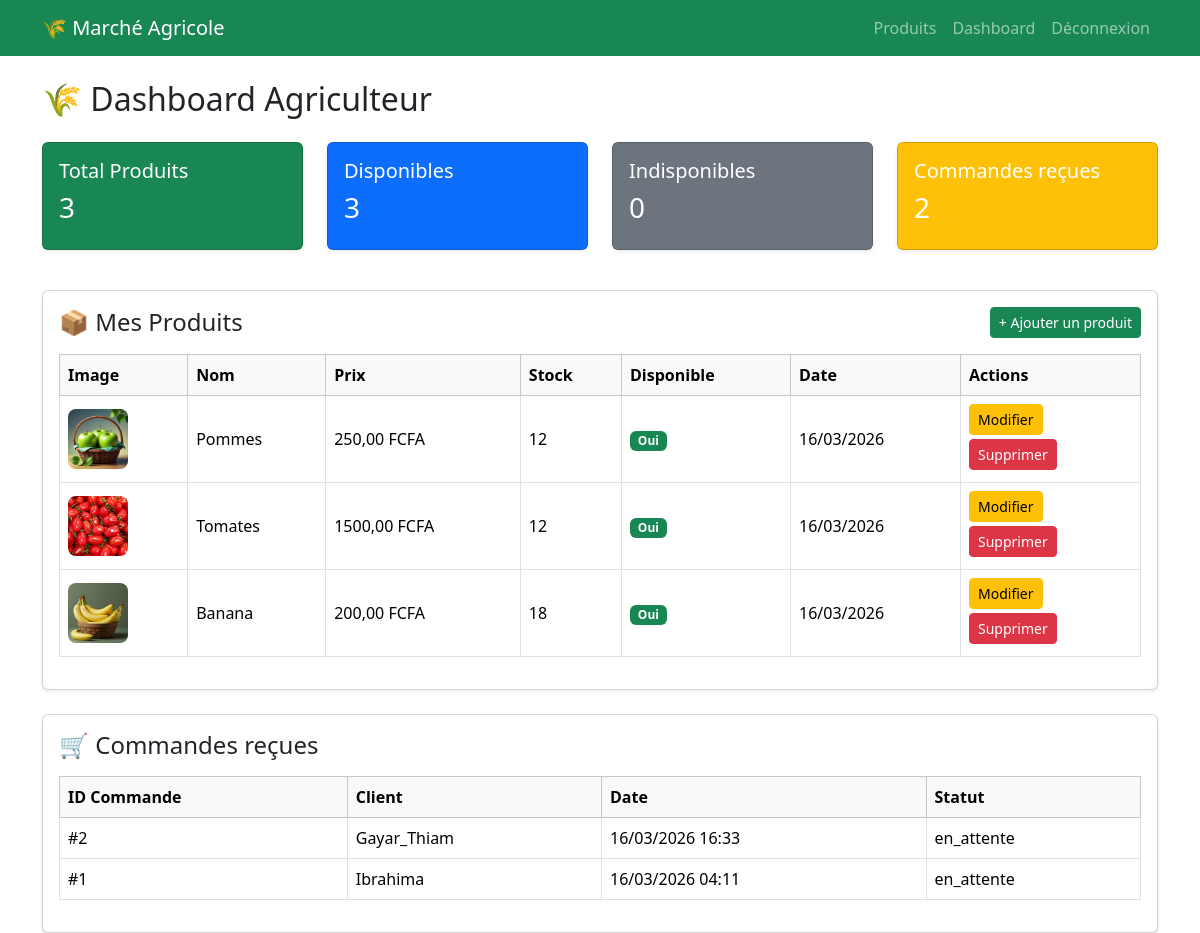
/produits/dashboard/ (signed in), run on an earlier commit of the app's database.
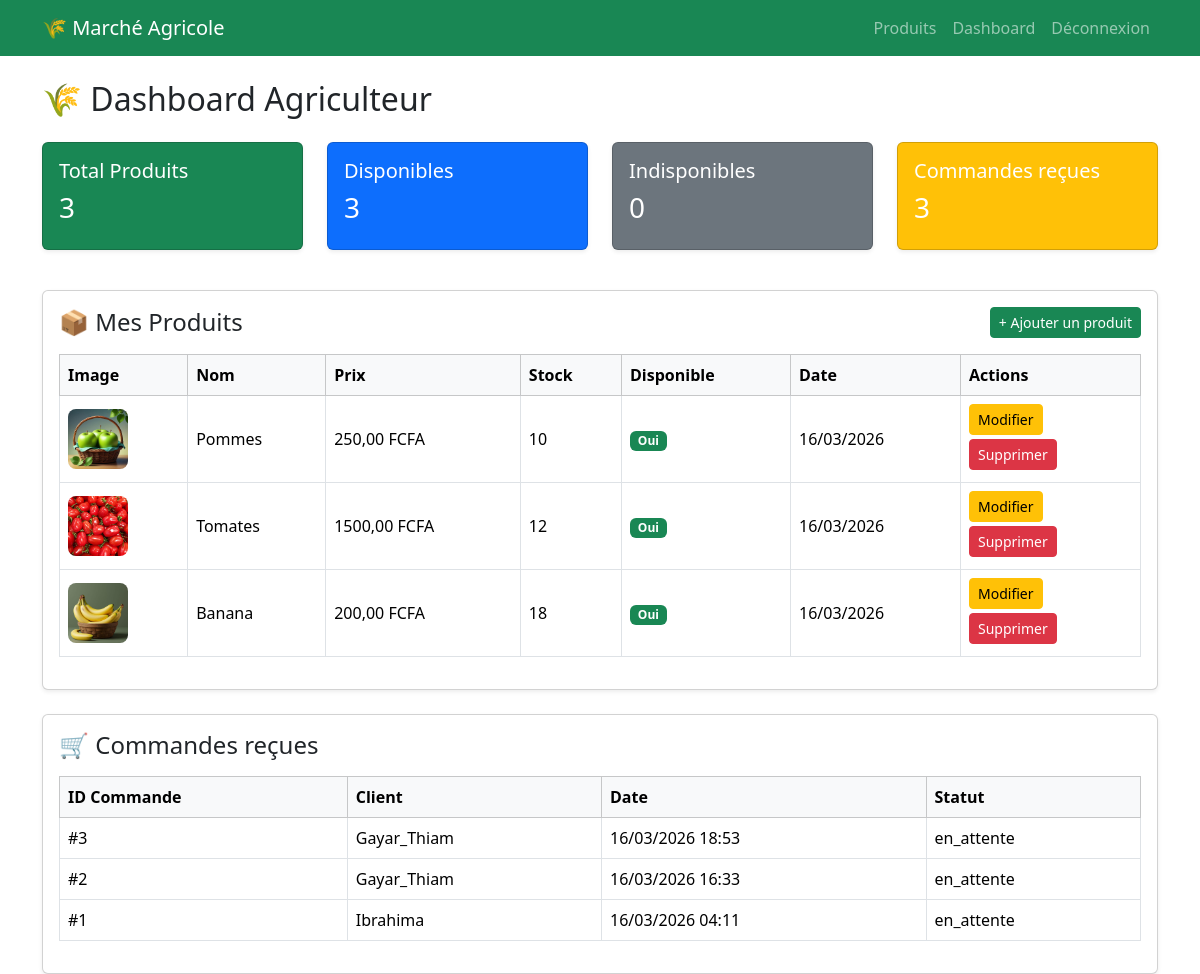
And on a later commit of the database.
### produits/models.py (models this page shows, shortened)
class Produit(models.Model):
    agriculteur = models.ForeignKey(
        settings.AUTH_USER_MODEL,
        on_delete=models.CASCADE,
        related_name='produits'
    )
    nom = models.CharField(max_length=200)
    description = models.TextField()
    prix = models.DecimalField(max_digits=10, decimal_places=2)
    quantite_stock = models.PositiveIntegerField(default=0)
    image = models.ImageField(upload_to='produits/', blank=True, null=True)
    disponible = models.BooleanField(default=True)
    date_creation = models.DateTimeField(auto_now_add=True)

### commandes/models.py (models this page shows, shortened)
class Commande(models.Model):
    STATUT_CHOICES = (
        ('en_attente', 'En attente'),
        ('confirmee', 'Confirmée'),
        ('expediee', 'Expédiée'),
        ('livree', 'Livrée'),
        ('annulee', 'Annulée'),
    )
    MODE_PAIEMENT_CHOICES = (
        ('wave', 'Wave'),
        ('orange_money', 'Orange Money'),
        ('cash_on_delivery', 'Paiement à la livraison'),
    )
    STATUT_PAIEMENT_CHOICES = (
        ('en_attente', 'En attente'),
        ('paye', 'Payé'),
        ('echoue', 'Échoué'),
    )
    client = models.ForeignKey(
        settings.AUTH_USER_MODEL,
        on_delete=models.CASCADE,
        related_name='commandes'
    )
    date_commande = models.DateTimeField(default=timezone.now)
    statut = models.CharField(max_length=20, choices=STATUT_CHOICES, default='en_attente')
    total = models.DecimalField(max_digits=12, decimal_places=2, default=0)
    mode_paiement = models.CharField(
        max_length=30,
        choices=MODE_PAIEMENT_CHOICES,
        default='cash_on_delivery'
    )
    statut_paiement = models.CharField(
        max_length=20,
        choices=STATUT_PAIEMENT_CHOICES,
        default='en_attente'
    )
    reference_paiement = models.CharField(max_length=100, blank=True, null=True)
    class Meta:
        ordering = ['-date_commande']
        verbose_name = "Commande"
        verbose_name_plural = "Commandes"

### utilisateurs/models.py (models this page shows, shortened)
class Utilisateur(AbstractUser):
    TYPE_CHOICES = (
        ('agriculteur', 'Agriculteur'),
        ('client', 'Client'),
    )
    type_utilisateur = models.CharField(
        max_length=20,
        choices=TYPE_CHOICES,
        default='client'
    )
    telephone = models.CharField(max_length=20, blank=True, null=True)
    def est_agriculteur(self):
        return self.type_utilisateur == 'agriculteur'

### produits/views.py (the view)
# urls.py: path('dashboard/', views.dashboard_agriculteur, name='dashboard_agriculteur'),
@login_required
def dashboard_agriculteur(request):
    if not request.user.est_agriculteur():
        messages.error(request, "Accès refusé. Cette page est réservée aux agriculteurs.")
        return redirect('accueil')
    produits = Produit.objects.filter(agriculteur=request.user)
    commandes_recues = Commande.objects.filter(
        items__produit__agriculteur=request.user
    ).distinct().order_by('-date_commande')
    context = {
        'produits': produits,
        'total_produits': produits.count(),
        'produits_disponibles': produits.filter(disponible=True).count(),
        'produits_indisponibles': produits.filter(disponible=False).count(),
        'commandes_recues': commandes_recues,
        'total_commandes': commandes_recues.count(),
    }
    return render(request, 'produits/dashboard_agriculteur.html', context)

### templates/produits/dashboard_agriculteur.html (shortened to what this page needs)
{% extends 'base.html' %}
{% block content %}
<div class="container mt-4">
    <h2 class="mb-4">🌾 Dashboard Agriculteur</h2>
    <div class="row mb-4">
        <div class="col-md-3 mb-3">
            <div class="card text-white bg-success shadow-sm">
                <div class="card-body">
                    <h5 class="card-title">Total Produits</h5>
                    <h3>{{ total_produits }}</h3>
                </div>
            </div>
        </div>
        <div class="col-md-3 mb-3">
            <div class="card text-white bg-primary shadow-sm">
                <div class="card-body">
                    <h5 class="card-title">Disponibles</h5>
                    <h3>{{ produits_disponibles }}</h3>
                </div>
            </div>
        </div>
        <div class="col-md-3 mb-3">
            <div class="card text-white bg-secondary shadow-sm">
                <div class="card-body">
                    <h5 class="card-title">Indisponibles</h5>
                    <h3>{{ produits_indisponibles }}</h3>
                </div>
            </div>
        </div>
        <div class="col-md-3 mb-3">
            <div class="card text-white bg-warning shadow-sm">
                <div class="card-body">
                    <h5 class="card-title">Commandes reçues</h5>
                    <h3>{{ total_commandes }}</h3>
                </div>
            </div>
        </div>
    </div>
    <div class="card shadow-sm mb-4">
        <div class="card-body">
            <div class="d-flex justify-content-between align-items-center mb-3">
                <h4 class="mb-0">📦 Mes Produits</h4>
                <a href="{% url 'ajouter_produit' %}" class="btn btn-success btn-sm">
                    + Ajouter un produit
                </a>
            </div>
            {% if produits %}
            <div class="table-responsive">
                <table class="table table-bordered table-hover align-middle">
                    <thead class="table-light">
                        <tr>
                            <th>Image</th>
                            <th>Nom</th>
                            <th>Prix</th>
                            <th>Stock</th>
                            <th>Disponible</th>
                            <th>Date</th>
                            <th style="width: 180px;">Actions</th>
                        </tr>
                    </thead>
                    <tbody>
                        {% for produit in produits %}
                        <tr>
                            <td>
                                {% if produit.image %}
                                    <img src="{{ produit.image.url }}" alt="{{ produit.nom }}" width="60" height="60" style="object-fit: cover; border-radius: 8px;">
                                {% else %}
                                    <span class="text-muted">Aucune image</span>
                                {% endif %}
                            </td>
                            <td>{{ produit.nom }}</td>
                            <td>{{ produit.prix }} FCFA</td>
                            <td>{{ produit.quantite_stock }}</td>
                            <td>
                                {% if produit.disponible %}
                                    <span class="badge bg-success">Oui</span>
                                {% else %}
                                    <span class="badge bg-danger">Non</span>
                                {% endif %}
                            </td>
                            <td>{{ produit.date_creation|date:"d/m/Y" }}</td>
                            <td>
                                <a href="{% url 'modifier_produit' produit.id %}" class="btn btn-warning btn-sm mb-1">
                                    Modifier
                                </a>
                                <a href="{% url 'supprimer_produit' produit.id %}" class="btn btn-danger btn-sm mb-1">
                                    Supprimer
                                </a>
                            </td>
                        </tr>
                        {% endfor %}
                    </tbody>
                </table>
            </div>
            {% else %}
                <div class="alert alert-info">
                    Vous n’avez encore ajouté aucun produit.
                </div>
            {% endif %}
        </div>
    </div>
    <div class="card shadow-sm">
        <div class="card-body">
            <h4 class="mb-3">🛒 Commandes reçues</h4>
            {% if commandes_recues %}
            <div class="table-responsive">
                <table class="table table-bordered table-hover">
                    <thead class="table-light">
                        <tr>
                            <th>ID Commande</th>
                            <th>Client</th>
                            <th>Date</th>
                            <th>Statut</th>
                        </tr>
                    </thead>
                    <tbody>
                        {% for commande in commandes_recues %}
                        <tr>
                            <td>#{{ commande.id }}</td>
                            <td>{{ commande.client.username }}</td>
                            <td>{{ commande.date_commande|date:"d/m/Y H:i" }}</td>
                            <td>{{ commande.statut }}</td>
                        </tr>
                        {% endfor %}
                    </tbody>
                </table>
            </div>
            {% else %}
                <div class="alert alert-secondary">
                    Aucune commande reçue pour le moment.
                </div>
            {% endif %}
        </div>
    </div>
</div>
{% endblock %}

### templates/base.html (shortened to what this page needs)
<!DOCTYPE html>
<html lang="fr">
<head>
    <link href="https://cdn.jsdelivr.net/npm/bootstrap@5.3.3/dist/css/bootstrap.min.css" rel="stylesheet">
</head>
<body>
<nav class="navbar navbar-expand-lg navbar-dark bg-success">
    <div class="container">
        <a class="navbar-brand" href="{% url 'accueil' %}">🌾 Marché Agricole</a>
        <div class="collapse navbar-collapse" id="navbarNav">
            <ul class="navbar-nav ms-auto">
                <li class="nav-item">
                    <a class="nav-link" href="{% url 'catalogue' %}">Produits</a>
                </li>
                {% if user.is_authenticated %}
                    {% if user.est_agriculteur %}
                        <li class="nav-item">
                            <a class="nav-link" href="{% url 'dashboard_agriculteur' %}">Dashboard</a>
                        </li>
                    {% endif %}
                    <li class="nav-item">
                        <a class="nav-link" href="{% url 'deconnexion' %}">Déconnexion</a>
                    </li>
                {% endif %}
            </ul>
        </div>
    </div>
</nav>
{% block content %}{% endblock %}
</body>
</html>

What changed in the data, as far as the page shows it:
changed Produit "Pommes": quantite_stock "12" → "10"
added Commande: id "3", client.username "Gayar_Thiam", date_commande "16/03/2026 18:53", statut "en_attente"
Also different on the page:
{{ total_commandes }}: "2" → "3"
